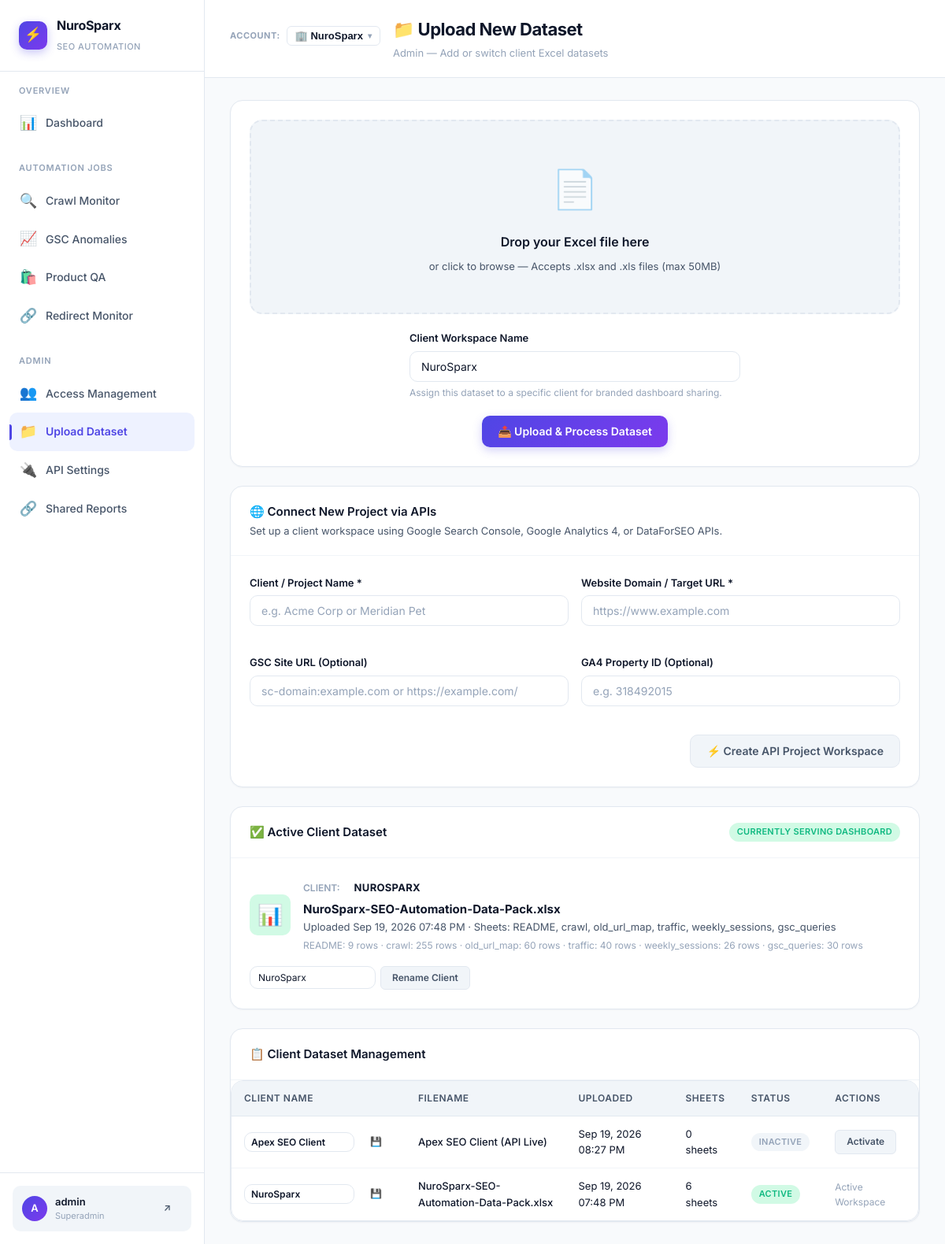
The page /upload-dataset (signed in) on the database its author committed.
### models.py (models this page shows, shortened)
class User(UserMixin, db.Model):
    __tablename__ = 'users'
    id = db.Column(db.Integer, primary_key=True)
    username = db.Column(db.String(80), unique=True, nullable=False)
    email = db.Column(db.String(120), unique=True, nullable=True)
    password_hash = db.Column(db.String(256), nullable=False)
    role = db.Column(db.String(30), default='viewer')  # superadmin | manager | viewer
    assigned_projects = db.Column(db.Text, default='["all"]')  # JSON list of dataset IDs or ["all"]
    is_active = db.Column(db.Boolean, default=True)
    created_at = db.Column(db.DateTime, default=lambda: datetime.now(timezone.utc))
    @property
    def is_superadmin(self):
        return self.role in ('superadmin', 'admin')
    @property
    def is_admin(self):
        return self.role in ('superadmin', 'admin')

class Dataset(db.Model):
    __tablename__ = 'datasets'
    id = db.Column(db.Integer, primary_key=True)
    filename = db.Column(db.String(255), nullable=False)
    original_filename = db.Column(db.String(255), nullable=False)
    client_name = db.Column(db.String(120), default='NuroSparx')
    project_type = db.Column(db.String(30), default='dataset')  # dataset | api
    website_url = db.Column(db.String(512), nullable=True)
    gsc_site_url = db.Column(db.String(512), nullable=True)
    ga_property_id = db.Column(db.String(100), nullable=True)
    upload_date = db.Column(db.DateTime, default=lambda: datetime.now(timezone.utc))
    is_active = db.Column(db.Boolean, default=True)
    file_path = db.Column(db.String(512), nullable=False)
    sheet_names = db.Column(db.Text)  # JSON list of sheet names
    row_counts = db.Column(db.Text)   # JSON dict of sheet→row count
    def get_sheet_names(self):
        return json.loads(self.sheet_names) if self.sheet_names else []
    def get_row_counts(self):
        return json.loads(self.row_counts) if self.row_counts else {}

### app.py (the view, shortened to what this page needs)
    @app.route('/upload-dataset', methods=['GET', 'POST'])
    @admin_required
    def upload_dataset():
        datasets = Dataset.query.order_by(Dataset.upload_date.desc()).all()
        active = Dataset.query.filter_by(is_active=True).first()
        return render_template('upload.html', datasets=datasets, active=active)

### app.py (called while the page is built, shortened)
def admin_required(f):
    @wraps(f)
    @login_required
    def decorated(*args, **kwargs):
        if not current_user.is_admin:
            abort(403)
        return f(*args, **kwargs)
    return decorated

def _get_active_account():
    active_id = session.get('active_dataset_id')
    if current_user.is_authenticated:
        if current_user.is_superadmin:
            ds = Dataset.query.filter_by(is_active=True).first() or Dataset.query.first()
        if ds:
            session['active_dataset_id'] = ds.id
            return ds
    return Dataset.query.filter_by(is_active=True).first() or Dataset.query.first()

### auth.py (called while the page is built)
@login_manager.user_loader
def load_user(user_id):
    return User.query.get(int(user_id))

### templates/upload.html (shortened to what this page needs)
{% extends "base.html" %}
{% block page_title %}📁 Upload New Dataset{% endblock %}
{% block page_subtitle %}Admin — Add or switch client Excel datasets{% endblock %}
{% block content %}
<div class="card mb-6">
  <div class="card-body">
    <form method="POST" enctype="multipart/form-data" id="upload-form" action="{{ url_for('upload_dataset') }}">
      <div class="upload-zone" id="upload-zone">
        <div class="upload-zone-icon">📄</div>
        <div class="upload-zone-title">Drop your Excel file here</div>
        <div class="upload-zone-subtitle">or click to browse — Accepts .xlsx and .xls files (max 50MB)</div>
      </div>
      <div style="max-width:420px;margin:20px auto 0;text-align:left;">
        <label class="form-label" style="font-weight:600;">Client Workspace Name</label>
        <input type="text" name="client_name" class="form-input" placeholder="e.g. NuroSparx, Acme Corp, Meridian Pet" value="NuroSparx">
        <div style="font-size:12px;color:var(--text-tertiary);margin-top:4px;">
          Assign this dataset to a specific client for branded dashboard sharing.
        </div>
      </div>
      <div style="text-align:center;margin-top:20px;">
        <button type="submit" class="btn btn-primary">📤 Upload & Process Dataset</button>
      </div>
    </form>
  </div>
</div>
<div class="card mb-6">
  <div class="card-header flex items-center justify-between">
    <div>
      <span class="card-title">🌐 Connect New Project via APIs</span>
      <p style="font-size:13px;color:var(--text-secondary);margin-top:2px;">
        Set up a client workspace using Google Search Console, Google Analytics 4, or DataForSEO APIs.
      </p>
    </div>
  </div>
  <div class="card-body">
    <form method="POST" action="{{ url_for('create_api_project') }}">
      <div style="display:grid;grid-template-columns:repeat(auto-fit, minmax(280px, 1fr));gap:16px;">
        <div class="form-group">
          <label class="form-label">Client / Project Name *</label>
          <input type="text" name="client_name" class="form-input" placeholder="e.g. Acme Corp or Meridian Pet" required>
        </div>
        <div class="form-group">
          <label class="form-label">Website Domain / Target URL *</label>
          <input type="url" name="website_url" class="form-input" placeholder="https://www.example.com" required>
        </div>
        <div class="form-group">
          <label class="form-label">GSC Site URL (Optional)</label>
          <input type="text" name="gsc_site_url" class="form-input" placeholder="sc-domain:example.com or https://example.com/">
        </div>
        <div class="form-group">
          <label class="form-label">GA4 Property ID (Optional)</label>
          <input type="text" name="ga_property_id" class="form-input" placeholder="e.g. 318492015">
        </div>
      </div>
      <div style="margin-top:16px;display:flex;align-items:center;justify-content:flex-end;">
        <button type="submit" class="btn btn-secondary">⚡ Create API Project Workspace</button>
      </div>
    </form>
  </div>
</div>
{% if active %}
<div class="card mb-6">
  <div class="card-header flex items-center justify-between">
    <span class="card-title">✅ Active Client Dataset</span>
    <span class="badge badge-pass">Currently Serving Dashboard</span>
  </div>
  <div class="card-body">
    <div style="display:flex;align-items:center;justify-content:space-between;flex-wrap:wrap;gap:16px;">
      <div style="display:flex;align-items:center;gap:16px;">
        <div style="width:52px;height:52px;background:var(--success-bg);border-radius:var(--radius-md);display:flex;align-items:center;justify-content:center;font-size:26px;">📊</div>
        <div>
          <div style="display:flex;align-items:center;gap:8px;margin-bottom:2px;">
            <span style="font-size:12px;color:var(--text-tertiary);font-weight:600;text-transform:uppercase;">Client:</span>
            <span class="badge badge-primary" style="font-size:13px;font-weight:700;">{{ active.client_name or 'NuroSparx' }}</span>
          </div>
          <div style="font-weight:700;font-size:15px;color:var(--text-primary);">{{ active.original_filename }}</div>
          <div style="font-size:13px;color:var(--text-secondary);">
            Uploaded {{ active.upload_date.strftime('%b %d, %Y %I:%M %p') }}
            {% if active.get_sheet_names() %}
            · Sheets: {{ active.get_sheet_names()|join(', ') }}
            {% endif %}
          </div>
          {% if active.get_row_counts() %}
          <div style="font-size:12px;color:var(--text-tertiary);margin-top:4px;">
            {% for sheet, count in active.get_row_counts().items() %}
            {{ sheet }}: {{ count }} rows{% if not loop.last %} · {% endif %}
            {% endfor %}
          </div>
          {% endif %}
        </div>
      </div>
      <form method="POST" action="{{ url_for('rename_client', dataset_id=active.id) }}" style="display:inline-flex;gap:6px;align-items:center;">
        <input type="text" name="client_name" class="form-input" style="width:160px;padding:6px 10px;font-size:12px;" placeholder="Rename client" value="{{ active.client_name or '' }}" required>
        <button type="submit" class="btn btn-secondary btn-sm">Rename Client</button>
      </form>
    </div>
  </div>
</div>
{% endif %}
{% if datasets %}
<div class="card">
  <div class="card-header">
    <span class="card-title">📋 Client Dataset Management</span>
  </div>
  <div class="table-container">
    <table>
      <thead>
        <tr>
          <th>Client Name</th>
          <th>Filename</th>
          <th>Uploaded</th>
          <th>Sheets</th>
          <th>Status</th>
          <th>Actions</th>
        </tr>
      </thead>
      <tbody>
        {% for ds in datasets %}
        <tr>
          <td>
            <form method="POST" action="{{ url_for('rename_client', dataset_id=ds.id) }}" style="display:flex;align-items:center;gap:6px;">
              <input type="text" name="client_name" value="{{ ds.client_name or 'NuroSparx' }}" class="form-input" style="width:140px;padding:4px 8px;font-size:12px;font-weight:600;" required>
              <button type="submit" class="btn btn-ghost btn-sm" title="Save client name">💾</button>
            </form>
          </td>
          <td style="font-weight:500;">{{ ds.original_filename }}</td>
          <td>{{ ds.upload_date.strftime('%b %d, %Y %I:%M %p') }}</td>
          <td>{{ ds.get_sheet_names()|length }} sheets</td>
          <td>
            {% if ds.is_active %}
            <span class="badge badge-pass">Active</span>
            {% else %}
            <span class="badge badge-stable">Inactive</span>
            {% endif %}
          </td>
          <td>
            <div class="flex items-center gap-2">
              {% if not ds.is_active %}
              <form method="POST" action="{{ url_for('activate_dataset', dataset_id=ds.id) }}" style="display:inline;">
                <button type="submit" class="btn btn-secondary btn-sm">Activate</button>
              </form>
              {% else %}
              <span class="text-muted text-sm">Active Workspace</span>
              {% endif %}
            </div>
          </td>
        </tr>
        {% endfor %}
      </tbody>
    </table>
  </div>
</div>
{% endif %}
{% endblock %}

### templates/base.html (shortened to what this page needs)
<!DOCTYPE html>
<html lang="en">
<head>
  <link rel="stylesheet" href="{{ url_for('static', filename='css/style.css') }}">
</head>
<body>
  {% if current_user.is_authenticated %}
  <div class="app-layout">
    <aside class="sidebar" id="sidebar">
      <div class="sidebar-brand">
        <div class="sidebar-brand-icon">⚡</div>
        <div>
          <h1>NuroSparx</h1>
          <span>SEO Automation</span>
        </div>
      </div>
      <nav class="sidebar-nav">
        <div class="nav-section">
          <div class="nav-section-title">Overview</div>
          <a href="{{ url_for('dashboard') }}" class="nav-item {% if request.endpoint == 'dashboard' %}active{% endif %}">
            <span class="nav-item-icon">📊</span>
            Dashboard
          </a>
        </div>
        <div class="nav-section">
          <div class="nav-section-title">Automation Jobs</div>
          <a href="{{ url_for('job1_detail') }}" class="nav-item {% if request.endpoint == 'job1_detail' %}active{% endif %}">
            <span class="nav-item-icon">🔍</span>
            Crawl Monitor
          </a>
          <a href="{{ url_for('job2_detail') }}" class="nav-item {% if request.endpoint == 'job2_detail' %}active{% endif %}">
            <span class="nav-item-icon">📈</span>
            GSC Anomalies
          </a>
          <a href="{{ url_for('job3_detail') }}" class="nav-item {% if request.endpoint == 'job3_detail' %}active{% endif %}">
            <span class="nav-item-icon">🛍️</span>
            Product QA
            {% set pending = pending_count|default(0) %}
          </a>
          <a href="{{ url_for('job4_detail') }}" class="nav-item {% if request.endpoint == 'job4_detail' %}active{% endif %}">
            <span class="nav-item-icon">🔗</span>
            Redirect Monitor
          </a>
        </div>
        {% if current_user.is_admin %}
        <div class="nav-section">
          <div class="nav-section-title">Admin</div>
          {% if current_user.is_superadmin %}
          <a href="{{ url_for('access_management') }}" class="nav-item {% if request.endpoint == 'access_management' %}active{% endif %}">
            <span class="nav-item-icon">👥</span>
            Access Management
          </a>
          {% endif %}
          <a href="{{ url_for('upload_dataset') }}" class="nav-item {% if request.endpoint == 'upload_dataset' %}active{% endif %}">
            <span class="nav-item-icon">📁</span>
            Upload Dataset
          </a>
          <a href="{{ url_for('api_settings') }}" class="nav-item {% if request.endpoint == 'api_settings' %}active{% endif %}">
            <span class="nav-item-icon">🔌</span>
            API Settings
          </a>
          <a href="{{ url_for('shared_reports_list') }}" class="nav-item {% if request.endpoint == 'shared_reports_list' %}active{% endif %}">
            <span class="nav-item-icon">🔗</span>
            Shared Reports
          </a>
        </div>
        {% endif %}
      </nav>
      <div class="sidebar-footer">
        <div class="sidebar-user">
          <div class="sidebar-user-avatar">{{ current_user.username[0]|upper }}</div>
          <div class="sidebar-user-info">
            <div class="sidebar-user-name">{{ current_user.username }}</div>
            <div class="sidebar-user-role">
              {% if current_user.is_superadmin %}Superadmin
              {% elif current_user.role == 'manager' %}Client Manager
              {% else %}Viewer{% endif %}
            </div>
          </div>
          <a href="{{ url_for('logout') }}" class="btn btn-ghost btn-sm" title="Logout">↗</a>
        </div>
      </div>
    </aside>
    <main class="main-content">
      <header class="page-header">
        <div class="page-header-left">
          {% if current_account %}
          <div class="account-selector-bar" style="position:relative;margin-bottom:6px;">
            <div class="flex items-center gap-2">
              <span style="font-size:11px;text-transform:uppercase;letter-spacing:0.5px;color:var(--text-tertiary);font-weight:700;">Account:</span>
              <button type="button" class="account-dropdown-toggle" onclick="toggleAccountMenu(event)" style="background:var(--bg-secondary);border:1px solid var(--border);padding:4px 10px;border-radius:var(--radius-sm);cursor:pointer;display:inline-flex;align-items:center;gap:6px;font-weight:700;font-size:13px;color:var(--text-primary);">
                <span>🏢 {{ current_account.client_name }}</span>
                {% if accessible_accounts and accessible_accounts|length > 1 %}
                <span style="font-size:10px;color:var(--text-tertiary);">▾</span>
                {% endif %}
              </button>
            </div>
          </div>
          {% endif %}
          <div>
            <h2 class="page-title">{% block page_title %}Dashboard{% endblock %}</h2>
            <p class="page-subtitle">{% block page_subtitle %}{% endblock %}</p>
          </div>
        </div>
      </header>
      <div class="content-area">
        {% block content %}{% endblock %}
      </div>
    </main>
  </div>
  {% else %}
  {% block unauthenticated %}{% endblock %}
  {% endif %}
</body>
</html>

### rows shown on the page
User: username "A", username "admin"
Dataset: client_name "NuroSparx", client_name "NUROSPARX", original_filename "NuroSparx-SEO-Automation-Data-Pack.xlsx", upload_date "Sep 19, 2026 07:48 PM", get_sheet_names "README, crawl, old_url_map, traffic, weekly_sessions, gsc_queries", get_sheet_names|length "6", is_active "ACTIVE"
Dataset: client_name "Apex SEO Client", original_filename "Apex SEO Client (API Live)", upload_date "Sep 19, 2026 08:27 PM", get_sheet_names|length "0", is_active "INACTIVE"

### other values the page prints
{{ sheet }} "README" "crawl" "old_url_map" "traffic" "weekly_sessions" "gsc_queries"
{{ count }} "9" "255" "60" "40" "26" "30"
